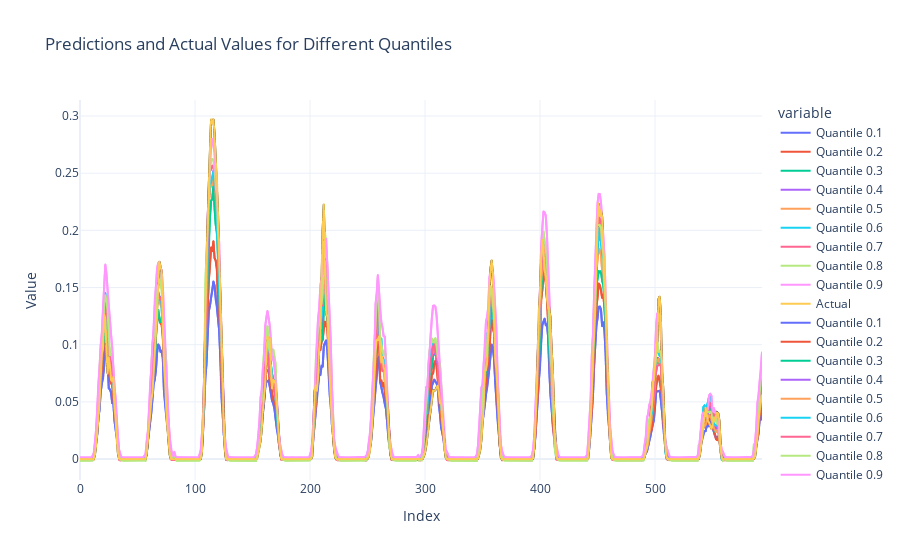

Source (notebook cell):
### Code cell
import pickle
import plotly.express as px
import pandas as pd

# Pfad zu den Modellen
path = "D:/Users/paulh/Desktop/Domäneprojekt2/Energy_production_price_prediction/Generation_forecast/Solar_forecast/models/lgbr_model/models/i5_models/lgbr_q"
quantiles = [1, 2, 3, 4, 5, 6, 7, 8, 9]
predictions_dict = {}

# Berechnung der Vorhersagen für jedes Quantil
for i in quantiles:
    model_light = pickle.load(open(path + str(i) + ".pkl", 'rb'))
    predictions = model_light.predict(X_solar)
    predictions_dict[f'Quantile {i/10}'] = predictions

# Erstellen eines DataFrames für Plotly
df = pd.DataFrame(predictions_dict)
df['Actual'] = Y_solar.values

# Plotten der Vorhersagen und der tatsächlichen Werte mit Plotly
fig = px.line(df, title='Predictions and Actual Values for Different Quantiles')
for quantile in predictions_dict.keys():
    fig.add_scatter(x=df.index, y=df[quantile], mode='lines', name=quantile)
fig.add_scatter(x=df.index, y=df['Actual'], mode='lines', name='Actual', line=dict(color='black', width=2))
fig.update_layout(
    xaxis_title='Index',
    yaxis_title='Value',
    template='plotly_white'
)
fig.show()

### Figure 1 — Plotly figure (JSON) as saved in the notebook; plotly's stock layout.template omitted (floating-point values rounded to 4 significant figures; data arrays with more than 128 entries replaced by an {"elided": "..."} marker saying what was removed)
{"data": [{"hovertemplate": "variable=Quantile 0.1<br>index=%{x}<br>value=%{y}<extra></extra>", "legendgroup": "Quantile 0.1", "line": {"color": "#636efa", "dash": "solid"}, "marker": {"symbol": "circle"}, "mode": "lines", "name": "Quantile 0.1", "showlegend": true, "type": "scattergl", "x": {"elided": "594 int values"}, "xaxis": "x", "y": {"elided": "594 float values"}, "yaxis": "y"}, {"hovertemplate": "variable=Quantile 0.2<br>index=%{x}<br>value=%{y}<extra></extra>", "legendgroup": "Quantile 0.2", "line": {"color": "#EF553B", "dash": "solid"}, "marker": {"symbol": "circle"}, "mode": "lines", "name": "Quantile 0.2", "showlegend": true, "type": "scattergl", "x": {"elided": "594 int values"}, "xaxis": "x", "y": {"elided": "594 float values"}, "yaxis": "y"}, {"hovertemplate": "variable=Quantile 0.3<br>index=%{x}<br>value=%{y}<extra></extra>", "legendgroup": "Quantile 0.3", "line": {"color": "#00cc96", "dash": "solid"}, "marker": {"symbol": "circle"}, "mode": "lines", "name": "Quantile 0.3", "showlegend": true, "type": "scattergl", "x": {"elided": "594 int values"}, "xaxis": "x", "y": {"elided": "594 float values"}, "yaxis": "y"}, {"hovertemplate": "variable=Quantile 0.4<br>index=%{x}<br>value=%{y}<extra></extra>", "legendgroup": "Quantile 0.4", "line": {"color": "#ab63fa", "dash": "solid"}, "marker": {"symbol": "circle"}, "mode": "lines", "name": "Quantile 0.4", "showlegend": true, "type": "scattergl", "x": {"elided": "594 int values"}, "xaxis": "x", "y": {"elided": "594 float values"}, "yaxis": "y"}, {"hovertemplate": "variable=Quantile 0.5<br>index=%{x}<br>value=%{y}<extra></extra>", "legendgroup": "Quantile 0.5", "line": {"color": "#FFA15A", "dash": "solid"}, "marker": {"symbol": "circle"}, "mode": "lines", "name": "Quantile 0.5", "showlegend": true, "type": "scattergl", "x": {"elided": "594 int values"}, "xaxis": "x", "y": {"elided": "594 float values"}, "yaxis": "y"}, {"hovertemplate": "variable=Quantile 0.6<br>index=%{x}<br>value=%{y}<extra></extra>", "legendgroup": "Quantile 0.6", "line": {"color": "#19d3f3", "dash": "solid"}, "marker": {"symbol": "circle"}, "mode": "lines", "name": "Quantile 0.6", "showlegend": true, "type": "scattergl", "x": {"elided": "594 int values"}, "xaxis": "x", "y": {"elided": "594 float values"}, "yaxis": "y"}, {"hovertemplate": "variable=Quantile 0.7<br>index=%{x}<br>value=%{y}<extra></extra>", "legendgroup": "Quantile 0.7", "line": {"color": "#FF6692", "dash": "solid"}, "marker": {"symbol": "circle"}, "mode": "lines", "name": "Quantile 0.7", "showlegend": true, "type": "scattergl", "x": {"elided": "594 int values"}, "xaxis": "x", "y": {"elided": "594 float values"}, "yaxis": "y"}, {"hovertemplate": "variable=Quantile 0.8<br>index=%{x}<br>value=%{y}<extra></extra>", "legendgroup": "Quantile 0.8", "line": {"color": "#B6E880", "dash": "solid"}, "marker": {"symbol": "circle"}, "mode": "lines", "name": "Quantile 0.8", "showlegend": true, "type": "scattergl", "x": {"elided": "594 int values"}, "xaxis": "x", "y": {"elided": "594 float values"}, "yaxis": "y"}, {"hovertemplate": "variable=Quantile 0.9<br>index=%{x}<br>value=%{y}<extra></extra>", "legendgroup": "Quantile 0.9", "line": {"color": "#FF97FF", "dash": "solid"}, "marker": {"symbol": "circle"}, "mode": "lines", "name": "Quantile 0.9", "showlegend": true, "type": "scattergl", "x": {"elided": "594 int values"}, "xaxis": "x", "y": {"elided": "594 float values"}, "yaxis": "y"}, {"hovertemplate": "variable=Actual<br>index=%{x}<br>value=%{y}<extra></extra>", "legendgroup": "Actual", "line": {"color": "#FECB52", "dash": "solid"}, "marker": {"symbol": "circle"}, "mode": "lines", "name": "Actual", "showlegend": true, "type": "scattergl", "x": {"elided": "594 int values"}, "xaxis": "x", "y": {"elided": "594 float values"}, "yaxis": "y"}, {"mode": "lines", "name": "Quantile 0.1", "type": "scatter", "x": {"elided": "594 int values"}, "y": {"elided": "594 float values"}}, {"mode": "lines", "name": "Quantile 0.2", "type": "scatter", "x": {"elided": "594 int values"}, "y": {"elided": "594 float values"}}, {"mode": "lines", "name": "Quantile 0.3", "type": "scatter", "x": {"elided": "594 int values"}, "y": {"elided": "594 float values"}}, {"mode": "lines", "name": "Quantile 0.4", "type": "scatter", "x": {"elided": "594 int values"}, "y": {"elided": "594 float values"}}, {"mode": "lines", "name": "Quantile 0.5", "type": "scatter", "x": {"elided": "594 int values"}, "y": {"elided": "594 float values"}}, {"mode": "lines", "name": "Quantile 0.6", "type": "scatter", "x": {"elided": "594 int values"}, "y": {"elided": "594 float values"}}, {"mode": "lines", "name": "Quantile 0.7", "type": "scatter", "x": {"elided": "594 int values"}, "y": {"elided": "594 float values"}}, {"mode": "lines", "name": "Quantile 0.8", "type": "scatter", "x": {"elided": "594 int values"}, "y": {"elided": "594 float values"}}, {"mode": "lines", "name": "Quantile 0.9", "type": "scatter", "x": {"elided": "594 int values"}, "y": {"elided": "594 float values"}}, {"line": {"color": "black", "width": 2}, "mode": "lines", "name": "Actual", "type": "scatter", "x": {"elided": "594 int values"}, "y": {"elided": "594 float values"}}], "layout": {"legend": {"title": {"text": "variable"}, "tracegroupgap": 0}, "title": {"text": "Predictions and Actual Values for Different Quantiles"}, "xaxis": {"anchor": "y", "domain": [0, 1], "title": {"text": "Index"}}, "yaxis": {"anchor": "x", "domain": [0, 1], "title": {"text": "Value"}}}}
